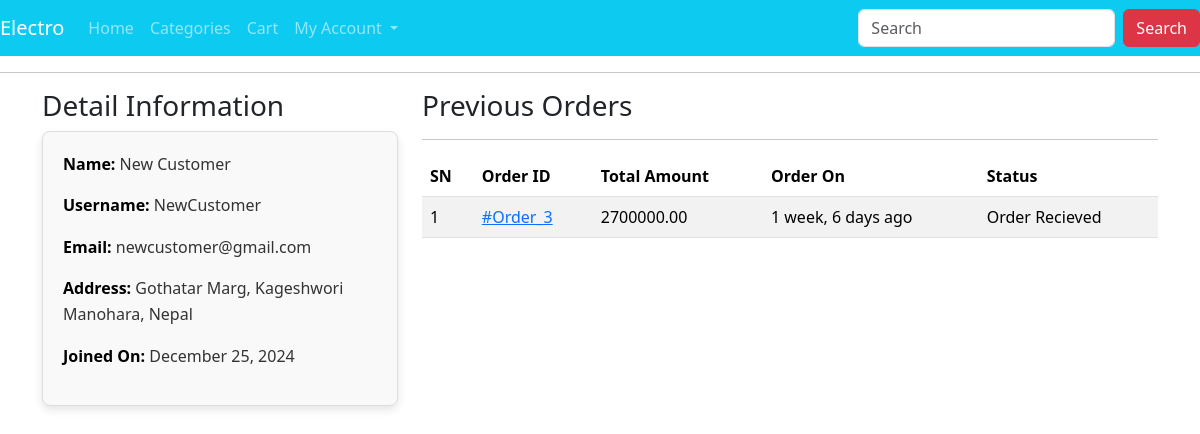
Before: /profile/ (signed in) with the older database file.
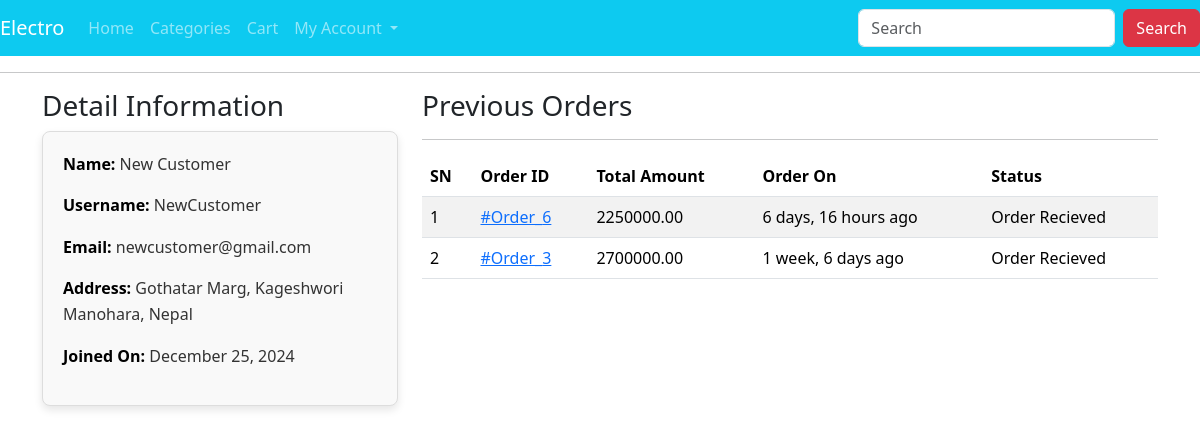
After: the same page with the newer database file.
### ecomapp/models.py (models this page shows, shortened)
class Customer(models.Model):
    user = models.OneToOneField(User, on_delete=models.CASCADE)
    full_name = models.CharField(max_length=200)
    address = models.CharField(max_length=200, null= True, blank=True)
    joined_on = models.DateTimeField(auto_now_add=True)

class Order(models.Model):
    cart = models.OneToOneField(Cart, on_delete=models.CASCADE)
    ordered_by = models.CharField(max_length=200)
    shipping_address = models.CharField(max_length=200)
    mobile = models.CharField(max_length=10)
    email = models.EmailField(null=True, blank=True)
    subtotal = models.PositiveIntegerField()
    discount = models.PositiveIntegerField()
    total = models.PositiveIntegerField()
    order_status = models.CharField(max_length=50, choices=ORDER_STATUS)
    created_at = models.DateTimeField(auto_now_add=True)

### ecomapp/views.py (the view)
# urls.py: path("profile/",CustomerProfileView.as_view(),name="customerprofile"),
class CustomerProfileView(TemplateView):
    template_name="customerprofile.html"
    def dispatch(self, request, *args, **kwargs):
        user = request.user
        if request.user.is_authenticated and Customer.objects.filter(user=request.user).exists():
            pass
        else:
            return redirect("/login/?next=/profile/")
        return super().dispatch(request, *args, **kwargs)
    def get_context_data(self, **kwargs):
        context = super().get_context_data(**kwargs)
        customer=self.request.user.customer
        context['customer']=customer
        orders=Order.objects.filter(cart__customer=customer).order_by("-id")
        context['orders']=orders
        return context

### templates/customerprofile.html (shortened to what this page needs)
{% extends 'base.html' %}
{% block content %}
<div class="container">
    <div class="row">
        <div class="col-md-4">
            <h3>Detail Information</h3>
            <div class="customer-details">
                <p><span class="font-weight-bold">Name:</span> {{ customer.full_name }}</p>
                <p><span class="font-weight-bold">Username:</span> {{ customer.user.username }}</p>
                <p><span class="font-weight-bold">Email:</span> {{ customer.user.email }}</p>
                <p><span class="font-weight-bold">Address:</span> {{ customer.address }}</p>
                <p><span class="font-weight-bold">Joined On:</span> {{ customer.joined_on|date:"F j, Y" }}</p>
            </div>
        </div>
        <div class="col-md-8">
            <h3>Previous Orders</h3><hr>
            {% if orders %}
                <div class="table-responsive">
                    <table class="table table-striped">
                        <thead>
                            <tr>
                                <th>SN</th>
                                <th>Order ID</th>
                                <th>Total Amount</th>
                                <th>Order On</th>
                                <th>Status</th>
                            </tr>
                        </thead>
                        <tbody>
                            {% for order in orders %}
                            <tr>
                                <td>{{ forloop.counter }}</td>
                                <td><a href={% url 'ecomapp:customerorderdetail' order.pk %}>#Order_{{ order.id }}</a></td>
                                <td>{{ order.total|floatformat:2 }}</td>
                                <td>{{ order.created_at|timesince }} ago</td>
                                <td>{{ order.order_status }}</td>
                            </tr>
                            {% endfor %}
                        </tbody>
                    </table>
                </div>
            {% else %}
                <p>No previous orders available.</p>
            {% endif %}
        </div>
    </div>
</div>
{% endblock %}

### templates/base.html (shortened to what this page needs)
<!DOCTYPE html>
<html lang="en">
<head>
    <link rel="stylesheet" href="https://cdn.jsdelivr.net/npm/bootstrap@5.3.3/dist/css/bootstrap.min.css">
</head>
<body>
    <nav class="navbar navbar-expand-lg navbar-dark bg-info">
        <a class="navbar-brand" href="{% url 'ecomapp:home' %}">Electro</a>
        <div class="collapse navbar-collapse" id="navbarSupportedContent">
            <ul class="navbar-nav me-auto">
                <li class="nav-item">
                    <a class="nav-link" href="{% url 'ecomapp:home' %}" aria-current="page">Home</a>
                </li>
                <li class="nav-item">
                    <a class="nav-link" href="{% url 'ecomapp:allproducts' %}">Categories</a>
                </li>
                <li class="nav-item">
                    <a class="nav-link" href="{% url 'ecomapp:mycart' %}">Cart</a>
                </li>
                <li class="nav-item dropdown">
                    <a class="nav-link dropdown-toggle" href="#" id="navbarDropdown" role="button" data-bs-toggle="dropdown" aria-expanded="false">
                        My Account
                    </a>
                </li>
            </ul>
            <form class="d-flex my-2 my-lg-0" method="GET" action="{% url 'ecomapp:search' %}">
                <input class="form-control me-2" type="search" name="keyword" placeholder="Search" aria-label="Search" required>
                <button class="btn btn-danger" type="submit">Search</button>
            </form>
        </div>
    </nav>
    <hr>
    {% block content %}
    {% endblock %}
</body>
</html>

### templates/customerprofile.html (style rules this page uses)
.customer-details { border: 1px solid #ddd; border-radius: 8px; padding: 20px; background-color: #f9f9f9; box-shadow: 0 4px 8px rgba(0, 0, 0, 0.1); font-size: 16px; line-height: 1.6; color: #333; }
.customer-details .font-weight-bold { font-weight: bold; color: #000; }

Changed rows visible on the page:
added Order: id "6", total "2250000.00", created_at "6 days, 16 hours", order_status "Order Recieved"
